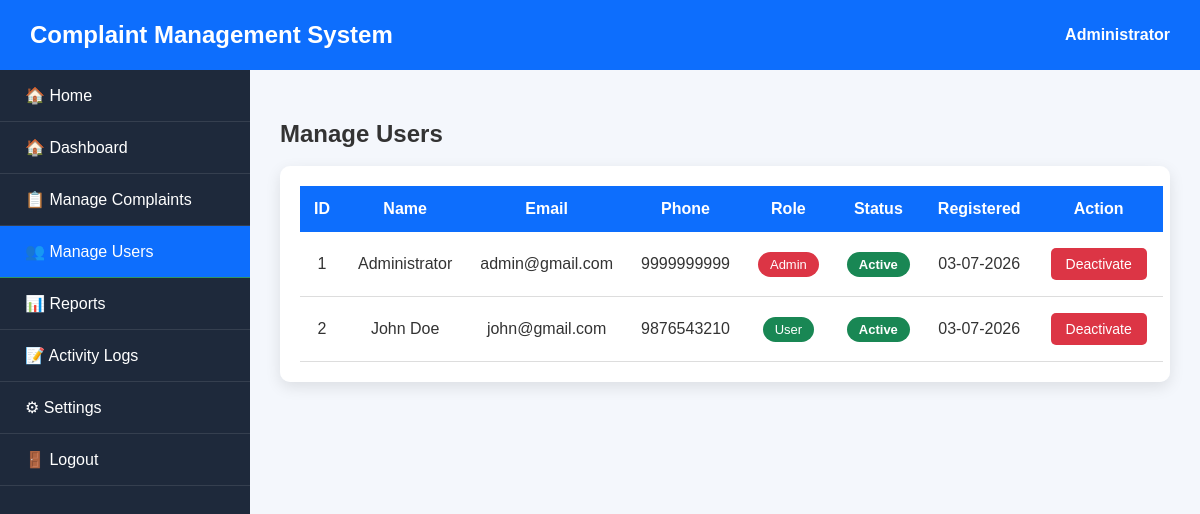
/admin/users.php, run on the app's committed database.
### tables this page shows
CREATE TABLE users (

    id INT AUTO_INCREMENT PRIMARY KEY,

    full_name VARCHAR(100) NOT NULL,

    email VARCHAR(100) NOT NULL UNIQUE,

    phone VARCHAR(15) NOT NULL,

    password VARCHAR(255) NOT NULL,

    role ENUM('admin','user') DEFAULT 'user',

    status ENUM('Active','Inactive') DEFAULT 'Active',

    created_at TIMESTAMP DEFAULT CURRENT_TIMESTAMP

);

### admin/users.php (the view, shortened to what this page needs)
<?php
require_once "../db_connect.php";
$stmt=$conn->query("SELECT * FROM users ORDER BY created_at DESC");
$users=$stmt->fetchAll(PDO::FETCH_ASSOC);
?>
<!DOCTYPE html>
<html lang="en">
<head>
<link rel="stylesheet" href="../assets/admin.css">
<link rel="stylesheet" href="../assets/responsive.css">
</head>
<body>
<div class="admin-header">
<h2>Complaint Management System</h2>
<div class="admin-name">
Administrator
</div>
</div>
<div class="sidebar">
<ul>
    <li><a href="../index.php">🏠 Home</a></li>
<li><a href="dashboard.php">🏠 Dashboard</a></li>
<li><a href="complaints.php">📋 Manage Complaints</a></li>
<li class="active"><a href="users.php">👥 Manage Users</a></li>
<li><a href="reports.php">📊 Reports</a></li>
<li><a href="activity_logs.php">📝 Activity Logs</a></li>
<li><a href="settings.php">⚙ Settings</a></li>
<li><a href="../logout.php">🚪 Logout</a></li>
</ul>
</div>
<div class="main-content">
<h2>Manage Users</h2>
<br>
<div class="table-container">
<table>
<tr>
<th>ID</th>
<th>Name</th>
<th>Email</th>
<th>Phone</th>
<th>Role</th>
<th>Status</th>
<th>Registered</th>
<th>Action</th>
</tr>
<?php
if(count($users)>0)
{
foreach($users as $row)
{
?>
<tr>
<td><?php echo $row['id']; ?></td>
<td><?php echo htmlspecialchars($row['full_name']); ?></td>
<td><?php echo htmlspecialchars($row['email']); ?></td>
<td><?php echo htmlspecialchars($row['phone']); ?></td>
<td>
<?php
if($row['role']=="admin")
{
    echo "<span class='role admin'>Admin</span>";
}
else
{
    echo "<span class='role user'>User</span>";
}
?>
</td>
<td>
<?php
if($row['status']=="Active")
{
    echo "<span class='status active'>Active</span>";
}
else
{
    echo "<span class='status inactive'>Inactive</span>";
}
?>
</td>
<td>
<?php echo date("d-m-Y",strtotime($row['created_at'])); ?>
</td>
<td>
<?php
if($row['status']=="Active")
{
?>
<a
class="btn disable"
href="users.php?action=inactive&id=<?php echo $row['id']; ?>">
Deactivate
</a>
<?php
}
?>
</td>
</tr>
<?php
}
}
?>
</table>
</div>
</div>
</body>
</html>

### assets/admin.css (style rules this page uses)
* { margin:0; padding:0; box-sizing:border-box; font-family:Arial, Helvetica, sans-serif; }
body { background:#f4f7fc; color:#333; }
.admin-header { width:100%; height:70px; background:#0d6efd; color:#fff; display:flex; justify-content:space-between; align-items:center; padding:0 30px; position:fixed; top:0; left:0; z-index:1000; }
.admin-header h2 { font-size:24px; }
.admin-header .admin-name { font-size:16px; font-weight:bold; }
.sidebar { position:fixed; top:70px; left:0; width:250px; height:100%; background:#1e293b; overflow-y:auto; }
.sidebar ul { list-style:none; }
.sidebar ul li { border-bottom:1px solid rgba(255,255,255,.1); }
.sidebar ul li a { display:block; color:#fff; text-decoration:none; padding:16px 25px; transition:.3s; }
.sidebar ul li a:hover, .sidebar ul li.active a { background:#0d6efd; }
.main-content { margin-left:250px; margin-top:90px; padding:30px; }
.table-container { background:#fff; padding:20px; border-radius:10px; box-shadow:0 5px 15px rgba(0,0,0,.08); overflow-x:auto; }
table { width:100%; border-collapse:collapse; }
table th { background:#0d6efd; color:#fff; padding:14px; }
table td { padding:14px; border-bottom:1px solid #ddd; }
.status { padding:6px 12px; border-radius:20px; color:#fff; font-size:13px; font-weight:bold; }
.btn { text-decoration:none; color:#fff; padding:8px 14px; border-radius:5px; display:inline-block; margin:2px; font-size:14px; }

### admin/users.php (style rules this page uses)
.table-container { background:#fff; padding:20px; border-radius:10px; box-shadow:0 5px 15px rgba(0,0,0,.1); }
table { width:100%; border-collapse:collapse; }
th { background:#0d6efd; color:#fff; padding:14px; }
td { padding:14px; border-bottom:1px solid #ddd; text-align:center; }
.role { padding:5px 12px; border-radius:20px; color:#fff; font-size:13px; }
.admin { background:#dc3545; }
.user { background:#198754; }
.status { padding:5px 12px; border-radius:20px; color:#fff; }
.active { background:#198754; }
.btn { padding:8px 15px; border-radius:5px; text-decoration:none; color:#fff; }
.disable { background:#dc3545; }

### data on the page
users: id "1", full_name "Administrator", email "admin@gmail.com", phone "9999999999", role "Admin", status "Active", created_at "03-07-2026"
users: id "2", full_name "John Doe", email "john@gmail.com", phone "9876543210", role "User", status "Active", created_at "03-07-2026"
